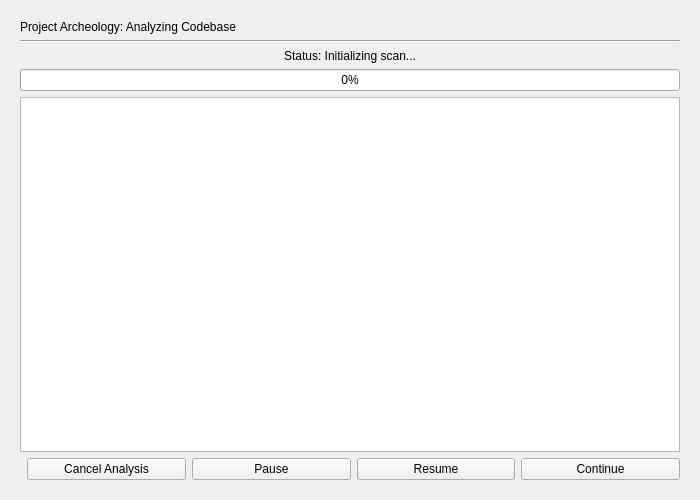
<?xml version="1.0" encoding="UTF-8"?>
<ui version="4.0">
 <class>CodebaseAnalysisPage</class>
 <widget class="QWidget" name="CodebaseAnalysisPage">
  <property name="geometry">
   <rect>
    <x>0</x>
    <y>0</y>
    <width>700</width>
    <height>500</height>
   </rect>
  </property>
  <property name="windowTitle">
   <string>Form</string>
  </property>
  <layout class="QVBoxLayout" name="verticalLayout">
   <property name="leftMargin">
    <number>20</number>
   </property>
   <property name="topMargin">
    <number>20</number>
   </property>
   <property name="rightMargin">
    <number>20</number>
   </property>
   <property name="bottomMargin">
    <number>20</number>
   </property>
   <item>
    <widget class="QLabel" name="headerLabel">
     <property name="text">
      <string>Project Archeology: Analyzing Codebase</string>
     </property>
    </widget>
   </item>
   <item>
    <widget class="Line" name="line">
     <property name="orientation">
      <enum>Qt::Horizontal</enum>
     </property>
    </widget>
   </item>
   <item>
    <widget class="QLabel" name="statusLabel">
     <property name="text">
      <string>Status: Initializing scan...</string>
     </property>
     <property name="alignment">
      <set>Qt::AlignCenter</set>
     </property>
    </widget>
   </item>
   <item>
    <widget class="QProgressBar" name="progressBar">
     <property name="value">
      <number>0</number>
     </property>
     <property name="textVisible">
      <bool>true</bool>
     </property>
    </widget>
   </item>
   <item>
    <widget class="QTextEdit" name="logOutputTextEdit">
     <property name="readOnly">
      <bool>true</bool>
     </property>
    </widget>
   </item>
   <item>
    <layout class="QHBoxLayout" name="horizontalLayout">
     <item>
      <spacer name="horizontalSpacer">
       <property name="orientation">
        <enum>Qt::Horizontal</enum>
       </property>
      </spacer>
     </item>
     <item>
      <widget class="QPushButton" name="cancelButton">
       <property name="text">
        <string>Cancel Analysis</string>
       </property>
      </widget>
     </item>
     <item>
      <widget class="QPushButton" name="pauseButton">
       <property name="text">
        <string>Pause</string>
       </property>
      </widget>
     </item>
     <item>
      <widget class="QPushButton" name="resumeButton">
       <property name="text">
        <string>Resume</string>
       </property>
      </widget>
     </item>
     <item>
      <widget class="QPushButton" name="continueButton">
       <property name="text">
        <string>Continue</string>
       </property>
      </widget>
     </item>
    </layout>
   </item>
  </layout>
 </widget>
 <resources/>
 <connections/>
</ui>
